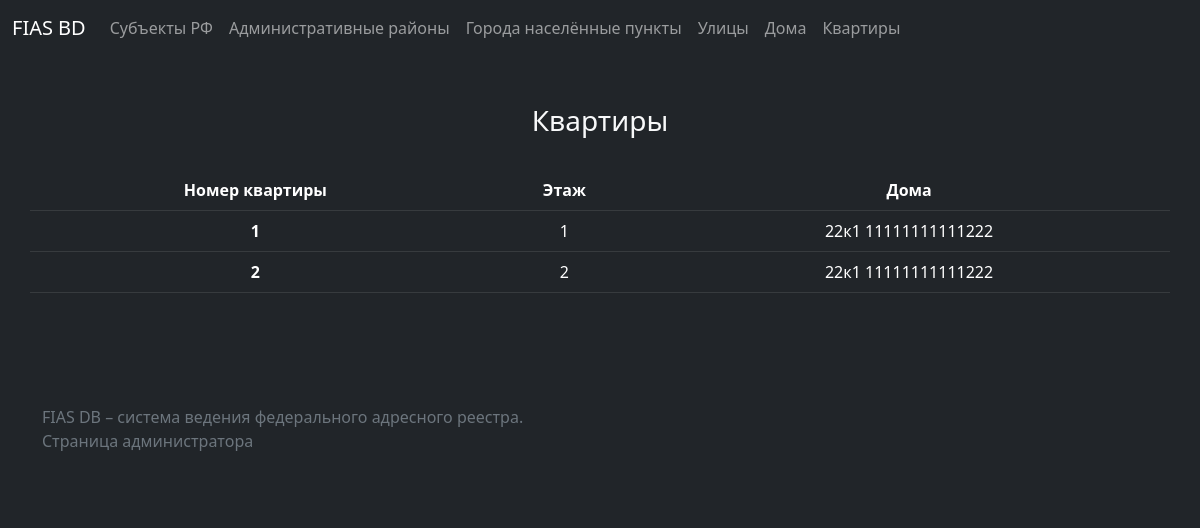
/Flat/, run on the app's committed database.
### fias/models.py (models this page shows, shortened)
class Flat(models.Model):
    house = models.ForeignKey(House, on_delete = models.CASCADE)
    name = models.SmallIntegerField(null = False, blank = False)
    floor = models.SmallIntegerField(null = False, blank = False)

class House(models.Model):
    street = models.ForeignKey(Street, on_delete = models.CASCADE)
    name = models.CharField(max_length=100, null=False)
    sorc = models.CharField(choices = SorcName.SorcToTuple(5), max_length = 100 )
    code = models.CharField(max_length=100, null=False)
    octd = models.CharField(max_length=100, null=True)
    gnimb = models.CharField(max_length=100, null=True)
    index = models.CharField(max_length=100, null=True)
    def __str__(self):
        return self.name + ' ' + self.code

### fias/views.py (the view)
# urls.py: path('Flat/', views.flat_page, name = 'flat_page'),
def flat_page(request):
    try:
        form = FlatForm(request.POST, request.FILES)
        new_form = form.save()
    except Exception as e:
        pass
    subjects = Flat.objects.all;
    return render(request, 'fias/list/flat.html', { 'subjects': subjects } )

### fias/templates/fias/list/flat.html (shortened to what this page needs)
{% extends 'fias/list/base.html' %}
{% load static %}
{% block content %}
    <div class="container text-center py-5 bg-dark">
        <div class="row align-items-start gy-4">
            <div class="col text-light">
                <h3>Квартиры</h3>
            </div>
        <table class="table table-dark py-4">
            <thead>
            <tr>
                <th scope="col">Номер квартиры</th>
                <th scope="col">Этаж</th>
                <th scope="col">Дома</th>
            </tr>
            </thead>
            <tbody>
            {% for subject in subjects %}
            <tr>
                <th scope="row">{{ subject.name }}</th>
                <td>{{ subject.floor }}</td>
                <td>{{ subject.house }}</td>
            </tr>
            {% endfor %}
            </tbody>
        </table>
        </div>
    </div>
{% endblock %}

### data on the page
Flat: name "1", floor "1", house "22к1 11111111111222"
Flat: name "2", floor "2", house "22к1 11111111111222"
